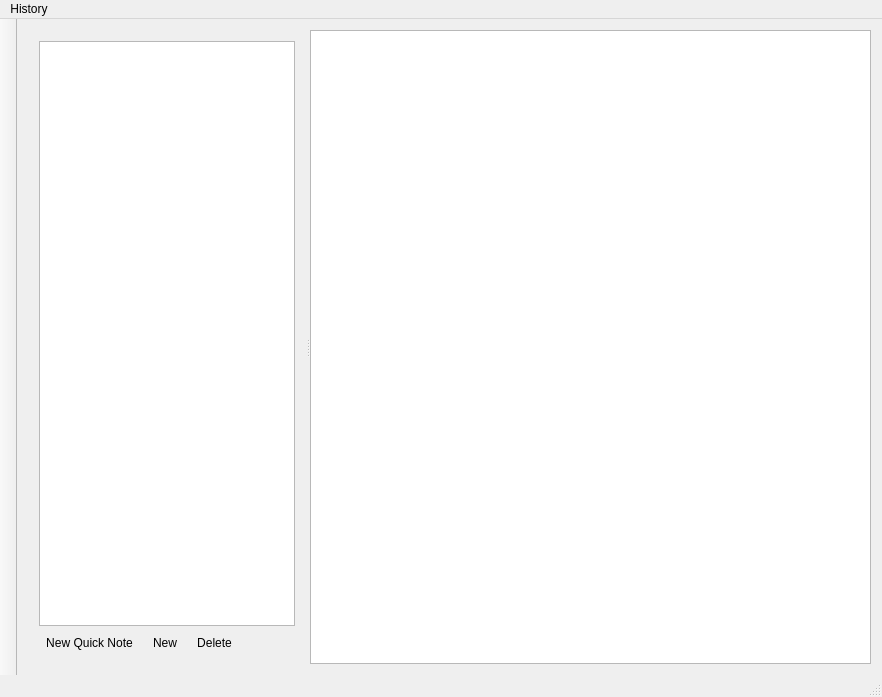
<?xml version="1.0" encoding="UTF-8"?>
<ui version="4.0">
 <class>MainWindow</class>
 <widget class="QMainWindow" name="MainWindow">
  <property name="geometry">
   <rect>
    <x>0</x>
    <y>0</y>
    <width>882</width>
    <height>697</height>
   </rect>
  </property>
  <property name="windowTitle">
   <string>Real Note</string>
  </property>
  <widget class="QWidget" name="centralWidget">
   <layout class="QVBoxLayout" name="verticalLayout_2">
    <item>
     <widget class="QSplitter" name="splitter">
      <property name="orientation">
       <enum>Qt::Horizontal</enum>
      </property>
      <widget class="QWidget" name="verticalLayoutWidget">
       <layout class="QVBoxLayout" name="verticalLayout">
        <item>
         <widget class="QTreeView" name="treeView">
          <property name="sizePolicy">
           <sizepolicy hsizetype="Fixed" vsizetype="Expanding">
            <horstretch>0</horstretch>
            <verstretch>0</verstretch>
           </sizepolicy>
          </property>
          <property name="dragEnabled">
           <bool>true</bool>
          </property>
          <property name="dragDropMode">
           <enum>QAbstractItemView::InternalMove</enum>
          </property>
          <property name="defaultDropAction">
           <enum>Qt::MoveAction</enum>
          </property>
          <property name="animated">
           <bool>true</bool>
          </property>
          <property name="allColumnsShowFocus">
           <bool>true</bool>
          </property>
          <attribute name="headerVisible">
           <bool>false</bool>
          </attribute>
         </widget>
        </item>
        <item>
         <layout class="QHBoxLayout" name="horizontalLayout">
          <item>
           <widget class="QToolButton" name="toolButton_2">
            <property name="text">
             <string>New Quick Note</string>
            </property>
            <property name="autoRaise">
             <bool>true</bool>
            </property>
           </widget>
          </item>
          <item>
           <widget class="QToolButton" name="toolButton">
            <property name="text">
             <string>New</string>
            </property>
            <property name="autoRaise">
             <bool>true</bool>
            </property>
           </widget>
          </item>
          <item>
           <widget class="QToolButton" name="toolButton_3">
            <property name="text">
             <string>Delete</string>
            </property>
            <property name="autoRaise">
             <bool>true</bool>
            </property>
           </widget>
          </item>
          <item>
           <spacer name="horizontalSpacer">
            <property name="orientation">
             <enum>Qt::Horizontal</enum>
            </property>
            <property name="sizeHint" stdset="0">
             <size>
              <width>40</width>
              <height>20</height>
             </size>
            </property>
           </spacer>
          </item>
         </layout>
        </item>
       </layout>
      </widget>
      <widget class="kgl::QCodeEditor" name="plainTextEdit">
       <property name="sizePolicy">
        <sizepolicy hsizetype="Expanding" vsizetype="Expanding">
         <horstretch>4</horstretch>
         <verstretch>0</verstretch>
        </sizepolicy>
       </property>
      </widget>
     </widget>
    </item>
   </layout>
  </widget>
  <widget class="QMenuBar" name="menuBar">
   <property name="geometry">
    <rect>
     <x>0</x>
     <y>0</y>
     <width>882</width>
     <height>22</height>
    </rect>
   </property>
   <widget class="QMenu" name="menuHistory">
    <property name="title">
     <string>History</string>
    </property>
   </widget>
   <addaction name="menuHistory"/>
  </widget>
  <widget class="QToolBar" name="mainToolBar">
   <property name="movable">
    <bool>false</bool>
   </property>
   <attribute name="toolBarArea">
    <enum>LeftToolBarArea</enum>
   </attribute>
   <attribute name="toolBarBreak">
    <bool>false</bool>
   </attribute>
  </widget>
  <widget class="QStatusBar" name="statusBar"/>
 </widget>
 <layoutdefault spacing="6" margin="11"/>
 <customwidgets>
  <customwidget>
   <class>kgl::QCodeEditor</class>
   <extends>QPlainTextEdit</extends>
   <header>KGL/Widgets/QCodeEditor.hpp</header>
  </customwidget>
 </customwidgets>
 <resources/>
 <connections/>
</ui>
